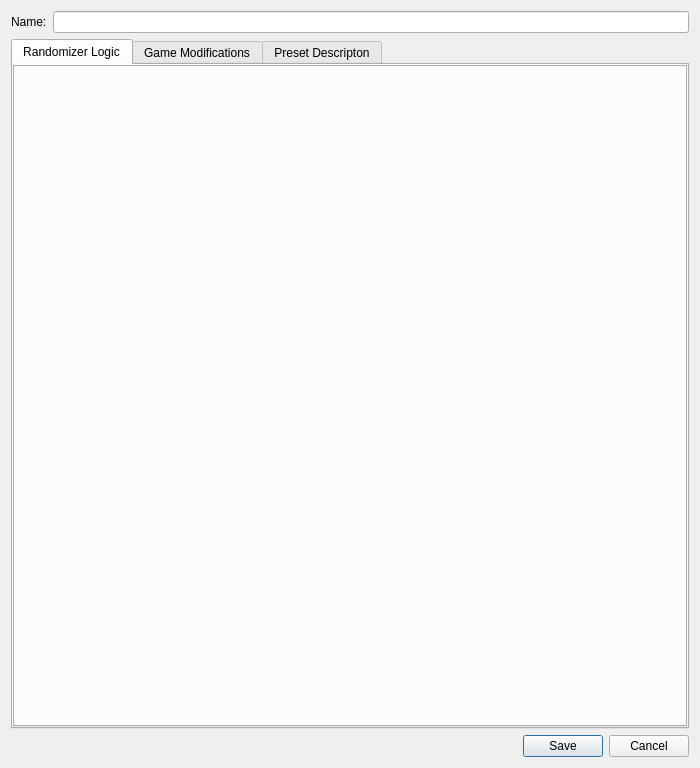
<?xml version="1.0" encoding="UTF-8"?>
<ui version="4.0">
 <class>CustomizePresetDialog</class>
 <widget class="QDialog" name="CustomizePresetDialog">
  <property name="geometry">
   <rect>
    <x>0</x>
    <y>0</y>
    <width>700</width>
    <height>768</height>
   </rect>
  </property>
  <property name="windowTitle">
   <string>Customize Preset</string>
  </property>
  <layout class="QVBoxLayout" name="root_layout">
   <item>
    <layout class="QHBoxLayout" name="name_layout">
     <item>
      <widget class="QLabel" name="name_label">
       <property name="text">
        <string>Name:</string>
       </property>
      </widget>
     </item>
     <item>
      <widget class="QLineEdit" name="name_edit"/>
     </item>
    </layout>
   </item>
   <item>
    <widget class="QTabWidget" name="main_tab_widget">
     <property name="tabPosition">
      <enum>QTabWidget::North</enum>
     </property>
     <property name="tabShape">
      <enum>QTabWidget::Rounded</enum>
     </property>
     <property name="currentIndex">
      <number>0</number>
     </property>
     <property name="tabBarAutoHide">
      <bool>false</bool>
     </property>
     <widget class="QTabWidget" name="logic_tab_widget">
      <attribute name="title">
       <string>Randomizer Logic</string>
      </attribute>
     </widget>
     <widget class="QTabWidget" name="patches_tab_widget">
      <attribute name="title">
       <string>Game Modifications</string>
      </attribute>
     </widget>
	 <widget class="QWidget" name="description_tab_widget">
      <attribute name="title">
       <string>Preset Descripton</string>
      </attribute>
	  <layout class="QVBoxLayout" name="description_layout">
       <item>
        <widget class="QLabel" name="description_label">
         <property name="text">
          <string>Enter a description for your preset below. MarkUp text formatting is supported.</string>
         </property>
		 <property name="wordWrap">
          <bool>true</bool>
         </property>
        </widget>
       </item>
       <item>
        <widget class="QTextEdit" name="description_edit"/>
       </item>
      </layout>	  
     </widget>
    </widget>
   </item>
   <item>
    <widget class="QDialogButtonBox" name="button_box">
     <property name="standardButtons">
      <set>QDialogButtonBox::Cancel|QDialogButtonBox::Save</set>
     </property>
    </widget>
   </item>
  </layout>
 </widget>
 <layoutdefault spacing="6" margin="11"/>
 <resources/>
 <connections/>
</ui>
